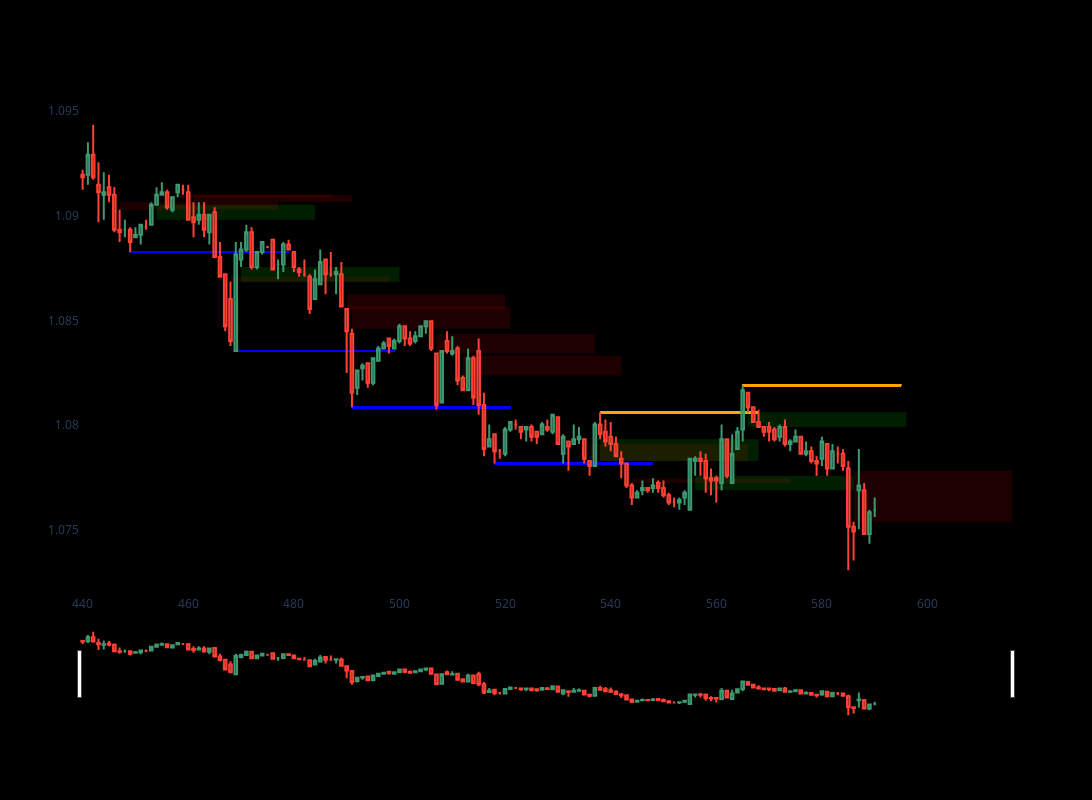

Notebook code cell kept with this figure:
### Code cell
import plotly.graph_objects as go
from plotly.subplots import make_subplots


def plot_fvg_and_key_levels(df, start_idx, end_idx, extension=30):
    """
    Plots candlesticks, FVG zones, and key levels (support/resistance) for a
    subset of a DataFrame from `start_idx` to `end_idx`.
    
    The FVG column is expected to have tuples of the form:
        (fvg_type, start_price, end_price, trigger_index)

    The key_levels column is expected to have dictionaries of the form:
        {
          "support": [(idx, price), (idx, price), ...],
          "resistance": [(idx, price), (idx, price), ...]
        }

    Parameters:
    -----------
    df : pd.DataFrame
        Must contain: "Open", "High", "Low", "Close", "FVG", "key_levels".
    start_idx : int
        Starting row index for plotting.
    end_idx : int
        Ending row index for plotting.
    extension : int
        How far (in x-axis units/index steps) to extend the FVG rectangles
        and key-level lines.
    
    Returns:
    --------
    fig : plotly.graph_objects.Figure
        A Plotly Figure with the candlesticks, FVG, and key-level lines.
    """

    # Slice the DataFrame to the desired plotting range
    dfpl = df.loc[start_idx:end_idx]

    # Create the figure
    fig = go.Figure()

    # -- 1) Add Candlestick Chart --
    fig.add_trace(go.Candlestick(
        x=dfpl.index,
        open=dfpl["Open"],
        high=dfpl["High"],
        low=dfpl["Low"],
        close=dfpl["Close"],
        name="Candles"
    ))

    # -- 2) Add FVG Zones --
    for i, row in dfpl.iterrows():
        # Check if "FVG" is a valid tuple: (fvg_type, start_price, end_price, trigger_index)
        if isinstance(row.get("FVG"), tuple):
            fvg_type, start_price, end_price, trigger_idx = row["FVG"]

            # Choose a fill color based on bullish vs. bearish
            if fvg_type == "bullish":
                color = "rgba(0, 255, 0, 0.3)"   # greenish
            else:
                color = "rgba(255, 0, 0, 0.3)"   # reddish

            fig.add_shape(
                type="rect",
                x0=trigger_idx,
                x1=trigger_idx + extension,
                y0=start_price,
                y1=end_price,
                fillcolor=color,
                opacity=0.4,
                layer="below",
                line=dict(width=0),
            )

    # -- 3) Add Key Levels as Horizontal Lines --
    for i, row in dfpl.iterrows():
        key_levels = row.get("key_levels", None)
        if key_levels:
            # key_levels is a dict: {"support": [(idx, val), ...], "resistance": [(idx, val), ...]}
            support_levels = key_levels.get("support", [])
            resistance_levels = key_levels.get("resistance", [])

            # Plot support levels
            for (gen_idx, s_price) in support_levels:
                # We only draw the line if gen_idx is in (start_idx, end_idx)
                # You can decide to relax/omit this check if you want lines from outside the window.
                if start_idx <= gen_idx <= end_idx:
                    fig.add_shape(
                        type="line",
                        x0=gen_idx,
                        x1=gen_idx + extension,
                        y0=s_price,
                        y1=s_price,
                        line=dict(color="blue", width=2),
                        layer="below"
                    )

            # Plot resistance levels
            for (gen_idx, r_price) in resistance_levels:
                if start_idx <= gen_idx <= end_idx:
                    fig.add_shape(
                        type="line",
                        x0=gen_idx,
                        x1=gen_idx + extension,
                        y0=r_price,
                        y1=r_price,
                        line=dict(color="orange", width=2),
                        layer="below"
                    )

    # -- 4) Figure Aesthetics --
    fig.update_layout(
        width=1200,
        height=800,
        xaxis=dict(showgrid=False),
        yaxis=dict(showgrid=False),
        plot_bgcolor='black',
        paper_bgcolor='black'
    )

    fig.show()
    return fig


fig = plot_fvg_and_key_levels(df, start_idx=440, end_idx=590, extension=30)

### Figure 1 — Plotly figure (JSON) as saved in the notebook; plotly's stock layout.template omitted (floating-point values rounded to 4 significant figures; data arrays with more than 128 entries replaced by an {"elided": "..."} marker saying what was removed)
{"data": [{"close": {"elided": "151 float values"}, "high": {"elided": "151 float values"}, "low": {"elided": "151 float values"}, "name": "Candles", "open": {"elided": "151 float values"}, "type": "candlestick", "x": {"elided": "151 int values"}}], "layout": {"height": 800, "paper_bgcolor": "black", "plot_bgcolor": "black", "shapes": [{"fillcolor": "rgba(255, 0, 0, 0.3)", "layer": "below", "line": {"width": 0}, "opacity": 0.4, "type": "rect", "x0": 447, "x1": 477, "y0": 1.091, "y1": 1.09}, {"fillcolor": "rgba(0, 255, 0, 0.3)", "layer": "below", "line": {"width": 0}, "opacity": 0.4, "type": "rect", "x0": 454, "x1": 484, "y0": 1.09, "y1": 1.091}, {"fillcolor": "rgba(255, 0, 0, 0.3)", "layer": "below", "line": {"width": 0}, "opacity": 0.4, "type": "rect", "x0": 457, "x1": 487, "y0": 1.091, "y1": 1.091}, {"fillcolor": "rgba(255, 0, 0, 0.3)", "layer": "below", "line": {"width": 0}, "opacity": 0.4, "type": "rect", "x0": 461, "x1": 491, "y0": 1.091, "y1": 1.091}, {"fillcolor": "rgba(255, 0, 0, 0.3)", "layer": "below", "line": {"width": 0}, "opacity": 0.4, "type": "rect", "x0": 468, "x1": 498, "y0": 1.087, "y1": 1.087}, {"fillcolor": "rgba(0, 255, 0, 0.3)", "layer": "below", "line": {"width": 0}, "opacity": 0.4, "type": "rect", "x0": 470, "x1": 500, "y0": 1.087, "y1": 1.088}, {"fillcolor": "rgba(255, 0, 0, 0.3)", "layer": "below", "line": {"width": 0}, "opacity": 0.4, "type": "rect", "x0": 490, "x1": 520, "y0": 1.086, "y1": 1.086}, {"fillcolor": "rgba(255, 0, 0, 0.3)", "layer": "below", "line": {"width": 0}, "opacity": 0.4, "type": "rect", "x0": 491, "x1": 521, "y0": 1.086, "y1": 1.085}, {"fillcolor": "rgba(255, 0, 0, 0.3)", "layer": "below", "line": {"width": 0}, "opacity": 0.4, "type": "rect", "x0": 507, "x1": 537, "y0": 1.084, "y1": 1.083}, {"fillcolor": "rgba(255, 0, 0, 0.3)", "layer": "below", "line": {"width": 0}, "opacity": 0.4, "type": "rect", "x0": 512, "x1": 542, "y0": 1.083, "y1": 1.082}, {"fillcolor": "rgba(255, 0, 0, 0.3)", "layer": "below", "line": {"width": 0}, "opacity": 0.4, "type": "rect", "x0": 536, "x1": 566, "y0": 1.079, "y1": 1.078}, {"fillcolor": "rgba(0, 255, 0, 0.3)", "layer": "below", "line": {"width": 0}, "opacity": 0.4, "type": "rect", "x0": 538, "x1": 568, "y0": 1.078, "y1": 1.079}, {"fillcolor": "rgba(255, 0, 0, 0.3)", "layer": "below", "line": {"width": 0}, "opacity": 0.4, "type": "rect", "x0": 544, "x1": 574, "y0": 1.077, "y1": 1.077}, {"fillcolor": "rgba(0, 255, 0, 0.3)", "layer": "below", "line": {"width": 0}, "opacity": 0.4, "type": "rect", "x0": 556, "x1": 586, "y0": 1.077, "y1": 1.078}, {"fillcolor": "rgba(0, 255, 0, 0.3)", "layer": "below", "line": {"width": 0}, "opacity": 0.4, "type": "rect", "x0": 566, "x1": 596, "y0": 1.08, "y1": 1.081}, {"fillcolor": "rgba(255, 0, 0, 0.3)", "layer": "below", "line": {"width": 0}, "opacity": 0.4, "type": "rect", "x0": 586, "x1": 616, "y0": 1.078, "y1": 1.075}, {"layer": "below", "line": {"color": "blue", "width": 2}, "type": "line", "x0": 449, "x1": 479, "y0": 1.088, "y1": 1.088}, {"layer": "below", "line": {"color": "blue", "width": 2}, "type": "line", "x0": 449, "x1": 479, "y0": 1.088, "y1": 1.088}, {"layer": "below", "line": {"color": "blue", "width": 2}, "type": "line", "x0": 449, "x1": 479, "y0": 1.088, "y1": 1.088}, {"layer": "below", "line": {"color": "blue", "width": 2}, "type": "line", "x0": 449, "x1": 479, "y0": 1.088, "y1": 1.088}, {"layer": "below", "line": {"color": "blue", "width": 2}, "type": "line", "x0": 449, "x1": 479, "y0": 1.088, "y1": 1.088}, {"layer": "below", "line": {"color": "blue", "width": 2}, "type": "line", "x0": 449, "x1": 479, "y0": 1.088, "y1": 1.088}, {"layer": "below", "line": {"color": "blue", "width": 2}, "type": "line", "x0": 449, "x1": 479, "y0": 1.088, "y1": 1.088}, {"layer": "below", "line": {"color": "blue", "width": 2}, "type": "line", "x0": 449, "x1": 479, "y0": 1.088, "y1": 1.088}, {"layer": "below", "line": {"color": "blue", "width": 2}, "type": "line", "x0": 449, "x1": 479, "y0": 1.088, "y1": 1.088}, {"layer": "below", "line": {"color": "blue", "width": 2}, "type": "line", "x0": 449, "x1": 479, "y0": 1.088, "y1": 1.088}, {"layer": "below", "line": {"color": "blue", "width": 2}, "type": "line", "x0": 449, "x1": 479, "y0": 1.088, "y1": 1.088}, {"layer": "below", "line": {"color": "blue", "width": 2}, "type": "line", "x0": 449, "x1": 479, "y0": 1.088, "y1": 1.088}, {"layer": "below", "line": {"color": "blue", "width": 2}, "type": "line", "x0": 449, "x1": 479, "y0": 1.088, "y1": 1.088}, {"layer": "below", "line": {"color": "blue", "width": 2}, "type": "line", "x0": 449, "x1": 479, "y0": 1.088, "y1": 1.088}, {"layer": "below", "line": {"color": "blue", "width": 2}, "type": "line", "x0": 449, "x1": 479, "y0": 1.088, "y1": 1.088}, {"layer": "below", "line": {"color": "blue", "width": 2}, "type": "line", "x0": 449, "x1": 479, "y0": 1.088, "y1": 1.088}, {"layer": "below", "line": {"color": "blue", "width": 2}, "type": "line", "x0": 449, "x1": 479, "y0": 1.088, "y1": 1.088}, {"layer": "below", "line": {"color": "blue", "width": 2}, "type": "line", "x0": 449, "x1": 479, "y0": 1.088, "y1": 1.088}, {"layer": "below", "line": {"color": "blue", "width": 2}, "type": "line", "x0": 449, "x1": 479, "y0": 1.088, "y1": 1.088}, {"layer": "below", "line": {"color": "blue", "width": 2}, "type": "line", "x0": 449, "x1": 479, "y0": 1.088, "y1": 1.088}, {"layer": "below", "line": {"color": "blue", "width": 2}, "type": "line", "x0": 449, "x1": 479, "y0": 1.088, "y1": 1.088}, {"layer": "below", "line": {"color": "blue", "width": 2}, "type": "line", "x0": 469, "x1": 499, "y0": 1.084, "y1": 1.084}, {"layer": "below", "line": {"color": "blue", "width": 2}, "type": "line", "x0": 449, "x1": 479, "y0": 1.088, "y1": 1.088}, {"layer": "below", "line": {"color": "blue", "width": 2}, "type": "line", "x0": 469, "x1": 499, "y0": 1.084, "y1": 1.084}, {"layer": "below", "line": {"color": "blue", "width": 2}, "type": "line", "x0": 449, "x1": 479, "y0": 1.088, "y1": 1.088}, {"layer": "below", "line": {"color": "blue", "width": 2}, "type": "line", "x0": 469, "x1": 499, "y0": 1.084, "y1": 1.084}, {"layer": "below", "line": {"color": "blue", "width": 2}, "type": "line", "x0": 449, "x1": 479, "y0": 1.088, "y1": 1.088}, {"layer": "below", "line": {"color": "blue", "width": 2}, "type": "line", "x0": 469, "x1": 499, "y0": 1.084, "y1": 1.084}, {"layer": "below", "line": {"color": "blue", "width": 2}, "type": "line", "x0": 449, "x1": 479, "y0": 1.088, "y1": 1.088}, {"layer": "below", "line": {"color": "blue", "width": 2}, "type": "line", "x0": 469, "x1": 499, "y0": 1.084, "y1": 1.084}, {"layer": "below", "line": {"color": "blue", "width": 2}, "type": "line", "x0": 449, "x1": 479, "y0": 1.088, "y1": 1.088}, {"layer": "below", "line": {"color": "blue", "width": 2}, "type": "line", "x0": 469, "x1": 499, "y0": 1.084, "y1": 1.084}, {"layer": "below", "line": {"color": "blue", "width": 2}, "type": "line", "x0": 449, "x1": 479, "y0": 1.088, "y1": 1.088}, {"layer": "below", "line": {"color": "blue", "width": 2}, "type": "line", "x0": 469, "x1": 499, "y0": 1.084, "y1": 1.084}, {"layer": "below", "line": {"color": "blue", "width": 2}, "type": "line", "x0": 449, "x1": 479, "y0": 1.088, "y1": 1.088}, {"layer": "below", "line": {"color": "blue", "width": 2}, "type": "line", "x0": 469, "x1": 499, "y0": 1.084, "y1": 1.084}, {"layer": "below", "line": {"color": "blue", "width": 2}, "type": "line", "x0": 449, "x1": 479, "y0": 1.088, "y1": 1.088}, {"layer": "below", "line": {"color": "blue", "width": 2}, "type": "line", "x0": 469, "x1": 499, "y0": 1.084, "y1": 1.084}, {"layer": "below", "line": {"color": "blue", "width": 2}, "type": "line", "x0": 449, "x1": 479, "y0": 1.088, "y1": 1.088}, {"layer": "below", "line": {"color": "blue", "width": 2}, "type": "line", "x0": 469, "x1": 499, "y0": 1.084, "y1": 1.084}, {"layer": "below", "line": {"color": "blue", "width": 2}, "type": "line", "x0": 449, "x1": 479, "y0": 1.088, "y1": 1.088}, {"layer": "below", "line": {"color": "blue", "width": 2}, "type": "line", "x0": 469, "x1": 499, "y0": 1.084, "y1": 1.084}, {"layer": "below", "line": {"color": "blue", "width": 2}, "type": "line", "x0": 449, "x1": 479, "y0": 1.088, "y1": 1.088}, {"layer": "below", "line": {"color": "blue", "width": 2}, "type": "line", "x0": 469, "x1": 499, "y0": 1.084, "y1": 1.084}, {"layer": "below", "line": {"color": "blue", "width": 2}, "type": "line", "x0": 449, "x1": 479, "y0": 1.088, "y1": 1.088}, {"layer": "below", "line": {"color": "blue", "width": 2}, "type": "line", "x0": 469, "x1": 499, "y0": 1.084, "y1": 1.084}, {"layer": "below", "line": {"color": "blue", "width": 2}, "type": "line", "x0": 449, "x1": 479, "y0": 1.088, "y1": 1.088}, {"layer": "below", "line": {"color": "blue", "width": 2}, "type": "line", "x0": 469, "x1": 499, "y0": 1.084, "y1": 1.084}, {"layer": "below", "line": {"color": "blue", "width": 2}, "type": "line", "x0": 449, "x1": 479, "y0": 1.088, "y1": 1.088}, {"layer": "below", "line": {"color": "blue", "width": 2}, "type": "line", "x0": 469, "x1": 499, "y0": 1.084, "y1": 1.084}, {"layer": "below", "line": {"color": "blue", "width": 2}, "type": "line", "x0": 449, "x1": 479, "y0": 1.088, "y1": 1.088}, {"layer": "below", "line": {"color": "blue", "width": 2}, "type": "line", "x0": 469, "x1": 499, "y0": 1.084, "y1": 1.084}, {"layer": "below", "line": {"color": "blue", "width": 2}, "type": "line", "x0": 449, "x1": 479, "y0": 1.088, "y1": 1.088}, {"layer": "below", "line": {"color": "blue", "width": 2}, "type": "line", "x0": 469, "x1": 499, "y0": 1.084, "y1": 1.084}, {"layer": "below", "line": {"color": "blue", "width": 2}, "type": "line", "x0": 449, "x1": 479, "y0": 1.088, "y1": 1.088}, {"layer": "below", "line": {"color": "blue", "width": 2}, "type": "line", "x0": 469, "x1": 499, "y0": 1.084, "y1": 1.084}, {"layer": "below", "line": {"color": "blue", "width": 2}, "type": "line", "x0": 449, "x1": 479, "y0": 1.088, "y1": 1.088}, {"layer": "below", "line": {"color": "blue", "width": 2}, "type": "line", "x0": 469, "x1": 499, "y0": 1.084, "y1": 1.084}, {"layer": "below", "line": {"color": "blue", "width": 2}, "type": "line", "x0": 449, "x1": 479, "y0": 1.088, "y1": 1.088}, {"layer": "below", "line": {"color": "blue", "width": 2}, "type": "line", "x0": 469, "x1": 499, "y0": 1.084, "y1": 1.084}, {"layer": "below", "line": {"color": "blue", "width": 2}, "type": "line", "x0": 469, "x1": 499, "y0": 1.084, "y1": 1.084}, {"layer": "below", "line": {"color": "blue", "width": 2}, "type": "line", "x0": 469, "x1": 499, "y0": 1.084, "y1": 1.084}, {"layer": "below", "line": {"color": "blue", "width": 2}, "type": "line", "x0": 469, "x1": 499, "y0": 1.084, "y1": 1.084}, {"layer": "below", "line": {"color": "blue", "width": 2}, "type": "line", "x0": 491, "x1": 521, "y0": 1.081, "y1": 1.081}, {"layer": "below", "line": {"color": "blue", "width": 2}, "type": "line", "x0": 469, "x1": 499, "y0": 1.084, "y1": 1.084}, {"layer": "below", "line": {"color": "blue", "width": 2}, "type": "line", "x0": 491, "x1": 521, "y0": 1.081, "y1": 1.081}, {"layer": "below", "line": {"color": "blue", "width": 2}, "type": "line", "x0": 469, "x1": 499, "y0": 1.084, "y1": 1.084}, {"layer": "below", "line": {"color": "blue", "width": 2}, "type": "line", "x0": 491, "x1": 521, "y0": 1.081, "y1": 1.081}, {"layer": "below", "line": {"color": "blue", "width": 2}, "type": "line", "x0": 469, "x1": 499, "y0": 1.084, "y1": 1.084}, {"layer": "below", "line": {"color": "blue", "width": 2}, "type": "line", "x0": 491, "x1": 521, "y0": 1.081, "y1": 1.081}, {"layer": "below", "line": {"color": "blue", "width": 2}, "type": "line", "x0": 469, "x1": 499, "y0": 1.084, "y1": 1.084}, {"layer": "below", "line": {"color": "blue", "width": 2}, "type": "line", "x0": 491, "x1": 521, "y0": 1.081, "y1": 1.081}, {"layer": "below", "line": {"color": "blue", "width": 2}, "type": "line", "x0": 469, "x1": 499, "y0": 1.084, "y1": 1.084}, {"layer": "below", "line": {"color": "blue", "width": 2}, "type": "line", "x0": 491, "x1": 521, "y0": 1.081, "y1": 1.081}, {"layer": "below", "line": {"color": "blue", "width": 2}, "type": "line", "x0": 469, "x1": 499, "y0": 1.084, "y1": 1.084}, {"layer": "below", "line": {"color": "blue", "width": 2}, "type": "line", "x0": 491, "x1": 521, "y0": 1.081, "y1": 1.081}, {"layer": "below", "line": {"color": "blue", "width": 2}, "type": "line", "x0": 469, "x1": 499, "y0": 1.084, "y1": 1.084}, {"layer": "below", "line": {"color": "blue", "width": 2}, "type": "line", "x0": 491, "x1": 521, "y0": 1.081, "y1": 1.081}, {"layer": "below", "line": {"color": "blue", "width": 2}, "type": "line", "x0": 469, "x1": 499, "y0": 1.084, "y1": 1.084}, {"layer": "below", "line": {"color": "blue", "width": 2}, "type": "line", "x0": 491, "x1": 521, "y0": 1.081, "y1": 1.081}, {"layer": "below", "line": {"color": "blue", "width": 2}, "type": "line", "x0": 469, "x1": 499, "y0": 1.084, "y1": 1.084}, {"layer": "below", "line": {"color": "blue", "width": 2}, "type": "line", "x0": 491, "x1": 521, "y0": 1.081, "y1": 1.081}, {"layer": "below", "line": {"color": "blue", "width": 2}, "type": "line", "x0": 469, "x1": 499, "y0": 1.084, "y1": 1.084}, {"layer": "below", "line": {"color": "blue", "width": 2}, "type": "line", "x0": 491, "x1": 521, "y0": 1.081, "y1": 1.081}, {"layer": "below", "line": {"color": "blue", "width": 2}, "type": "line", "x0": 469, "x1": 499, "y0": 1.084, "y1": 1.084}, {"layer": "below", "line": {"color": "blue", "width": 2}, "type": "line", "x0": 491, "x1": 521, "y0": 1.081, "y1": 1.081}, {"layer": "below", "line": {"color": "blue", "width": 2}, "type": "line", "x0": 469, "x1": 499, "y0": 1.084, "y1": 1.084}, {"layer": "below", "line": {"color": "blue", "width": 2}, "type": "line", "x0": 491, "x1": 521, "y0": 1.081, "y1": 1.081}, {"layer": "below", "line": {"color": "blue", "width": 2}, "type": "line", "x0": 469, "x1": 499, "y0": 1.084, "y1": 1.084}, {"layer": "below", "line": {"color": "blue", "width": 2}, "type": "line", "x0": 491, "x1": 521, "y0": 1.081, "y1": 1.081}, {"layer": "below", "line": {"color": "blue", "width": 2}, "type": "line", "x0": 469, "x1": 499, "y0": 1.084, "y1": 1.084}, {"layer": "below", "line": {"color": "blue", "width": 2}, "type": "line", "x0": 491, "x1": 521, "y0": 1.081, "y1": 1.081}, {"layer": "below", "line": {"color": "blue", "width": 2}, "type": "line", "x0": 469, "x1": 499, "y0": 1.084, "y1": 1.084}, {"layer": "below", "line": {"color": "blue", "width": 2}, "type": "line", "x0": 491, "x1": 521, "y0": 1.081, "y1": 1.081}, {"layer": "below", "line": {"color": "blue", "width": 2}, "type": "line", "x0": 469, "x1": 499, "y0": 1.084, "y1": 1.084}, {"layer": "below", "line": {"color": "blue", "width": 2}, "type": "line", "x0": 491, "x1": 521, "y0": 1.081, "y1": 1.081}, {"layer": "below", "line": {"color": "blue", "width": 2}, "type": "line", "x0": 469, "x1": 499, "y0": 1.084, "y1": 1.084}, {"layer": "below", "line": {"color": "blue", "width": 2}, "type": "line", "x0": 491, "x1": 521, "y0": 1.081, "y1": 1.081}, {"layer": "below", "line": {"color": "blue", "width": 2}, "type": "line", "x0": 491, "x1": 521, "y0": 1.081, "y1": 1.081}, {"layer": "below", "line": {"color": "blue", "width": 2}, "type": "line", "x0": 491, "x1": 521, "y0": 1.081, "y1": 1.081}, {"layer": "below", "line": {"color": "blue", "width": 2}, "type": "line", "x0": 491, "x1": 521, "y0": 1.081, "y1": 1.081}, {"layer": "below", "line": {"color": "blue", "width": 2}, "type": "line", "x0": 491, "x1": 521, "y0": 1.081, "y1": 1.081}, {"layer": "below", "line": {"color": "blue", "width": 2}, "type": "line", "x0": 491, "x1": 521, "y0": 1.081, "y1": 1.081}, {"layer": "below", "line": {"color": "blue", "width": 2}, "type": "line", "x0": 491, "x1": 521, "y0": 1.081, "y1": 1.081}, {"layer": "below", "line": {"color": "blue", "width": 2}, "type": "line", "x0": 491, "x1": 521, "y0": 1.081, "y1": 1.081}, {"layer": "below", "line": {"color": "blue", "width": 2}, "type": "line", "x0": 491, "x1": 521, "y0": 1.081, "y1": 1.081}, {"layer": "below", "line": {"color": "blue", "width": 2}, "type": "line", "x0": 491, "x1": 521, "y0": 1.081, "y1": 1.081}, {"layer": "below", "line": {"color": "blue", "width": 2}, "type": "line", "x0": 491, "x1": 521, "y0": 1.081, "y1": 1.081}, {"layer": "below", "line": {"color": "blue", "width": 2}, "type": "line", "x0": 518, "x1": 548, "y0": 1.078, "y1": 1.078}, {"layer": "below", "line": {"color": "blue", "width": 2}, "type": "line", "x0": 491, "x1": 521, "y0": 1.081, "y1": 1.081}, {"layer": "below", "line": {"color": "blue", "width": 2}, "type": "line", "x0": 518, "x1": 548, "y0": 1.078, "y1": 1.078}, {"layer": "below", "line": {"color": "blue", "width": 2}, "type": "line", "x0": 491, "x1": 521, "y0": 1.081, "y1": 1.081}, {"layer": "below", "line": {"color": "blue", "width": 2}, "type": "line", "x0": 518, "x1": 548, "y0": 1.078, "y1": 1.078}, {"layer": "below", "line": {"color": "blue", "width": 2}, "type": "line", "x0": 491, "x1": 521, "y0": 1.081, "y1": 1.081}, {"layer": "below", "line": {"color": "blue", "width": 2}, "type": "line", "x0": 518, "x1": 548, "y0": 1.078, "y1": 1.078}, {"layer": "below", "line": {"color": "blue", "width": 2}, "type": "line", "x0": 491, "x1": 521, "y0": 1.081, "y1": 1.081}, {"layer": "below", "line": {"color": "blue", "width": 2}, "type": "line", "x0": 518, "x1": 548, "y0": 1.078, "y1": 1.078}, {"layer": "below", "line": {"color": "blue", "width": 2}, "type": "line", "x0": 491, "x1": 521, "y0": 1.081, "y1": 1.081}, {"layer": "below", "line": {"color": "blue", "width": 2}, "type": "line", "x0": 518, "x1": 548, "y0": 1.078, "y1": 1.078}, {"layer": "below", "line": {"color": "blue", "width": 2}, "type": "line", "x0": 491, "x1": 521, "y0": 1.081, "y1": 1.081}, {"layer": "below", "line": {"color": "blue", "width": 2}, "type": "line", "x0": 518, "x1": 548, "y0": 1.078, "y1": 1.078}, {"layer": "below", "line": {"color": "blue", "width": 2}, "type": "line", "x0": 491, "x1": 521, "y0": 1.081, "y1": 1.081}, {"layer": "below", "line": {"color": "blue", "width": 2}, "type": "line", "x0": 518, "x1": 548, "y0": 1.078, "y1": 1.078}, {"layer": "below", "line": {"color": "blue", "width": 2}, "type": "line", "x0": 491, "x1": 521, "y0": 1.081, "y1": 1.081}, {"layer": "below", "line": {"color": "blue", "width": 2}, "type": "line", "x0": 518, "x1": 548, "y0": 1.078, "y1": 1.078}, {"layer": "below", "line": {"color": "blue", "width": 2}, "type": "line", "x0": 491, "x1": 521, "y0": 1.081, "y1": 1.081}, {"layer": "below", "line": {"color": "blue", "width": 2}, "type": "line", "x0": 518, "x1": 548, "y0": 1.078, "y1": 1.078}, {"layer": "below", "line": {"color": "blue", "width": 2}, "type": "line", "x0": 491, "x1": 521, "y0": 1.081, "y1": 1.081}, {"layer": "below", "line": {"color": "blue", "width": 2}, "type": "line", "x0": 518, "x1": 548, "y0": 1.078, "y1": 1.078}, {"layer": "below", "line": {"color": "blue", "width": 2}, "type": "line", "x0": 491, "x1": 521, "y0": 1.081, "y1": 1.081}, {"layer": "below", "line": {"color": "blue", "width": 2}, "type": "line", "x0": 518, "x1": 548, "y0": 1.078, "y1": 1.078}, {"layer": "below", "line": {"color": "blue", "width": 2}, "type": "line", "x0": 491, "x1": 521, "y0": 1.081, "y1": 1.081}, {"layer": "below", "line": {"color": "blue", "width": 2}, "type": "line", "x0": 518, "x1": 548, "y0": 1.078, "y1": 1.078}, {"layer": "below", "line": {"color": "blue", "width": 2}, "type": "line", "x0": 518, "x1": 548, "y0": 1.078, "y1": 1.078}, {"layer": "below", "line": {"color": "blue", "width": 2}, "type": "line", "x0": 518, "x1": 548, "y0": 1.078, "y1": 1.078}, {"layer": "below", "line": {"color": "blue", "width": 2}, "type": "line", "x0": 518, "x1": 548, "y0": 1.078, "y1": 1.078}, {"layer": "below", "line": {"color": "blue", "width": 2}, "type": "line", "x0": 518, "x1": 548, "y0": 1.078, "y1": 1.078}, {"layer": "below", "line": {"color": "blue", "width": 2}, "type": "line", "x0": 518, "x1": 548, "y0": 1.078, "y1": 1.078}, {"layer": "below", "line": {"color": "blue", "width": 2}, "type": "line", "x0": 518, "x1": 548, "y0": 1.078, "y1": 1.078}, {"layer": "below", "line": {"color": "blue", "width": 2}, "type": "line", "x0": 518, "x1": 548, "y0": 1.078, "y1": 1.078}, {"layer": "below", "line": {"color": "blue", "width": 2}, "type": "line", "x0": 518, "x1": 548, "y0": 1.078, "y1": 1.078}, {"layer": "below", "line": {"color": "orange", "width": 2}, "type": "line", "x0": 538, "x1": 568, "y0": 1.081, "y1": 1.081}, {"layer": "below", "line": {"color": "blue", "width": 2}, "type": "line", "x0": 518, "x1": 548, "y0": 1.078, "y1": 1.078}, {"layer": "below", "line": {"color": "orange", "width": 2}, "type": "line", "x0": 538, "x1": 568, "y0": 1.081, "y1": 1.081}, {"layer": "below", "line": {"color": "blue", "width": 2}, "type": "line", "x0": 518, "x1": 548, "y0": 1.078, "y1": 1.078}, {"layer": "below", "line": {"color": "orange", "width": 2}, "type": "line", "x0": 538, "x1": 568, "y0": 1.081, "y1": 1.081}, {"layer": "below", "line": {"color": "blue", "width": 2}, "type": "line", "x0": 518, "x1": 548, "y0": 1.078, "y1": 1.078}, {"layer": "below", "line": {"color": "orange", "width": 2}, "type": "line", "x0": 538, "x1": 568, "y0": 1.081, "y1": 1.081}, {"layer": "below", "line": {"color": "blue", "width": 2}, "type": "line", "x0": 518, "x1": 548, "y0": 1.078, "y1": 1.078}, {"layer": "below", "line": {"color": "orange", "width": 2}, "type": "line", "x0": 538, "x1": 568, "y0": 1.081, "y1": 1.081}, {"layer": "below", "line": {"color": "blue", "width": 2}, "type": "line", "x0": 518, "x1": 548, "y0": 1.078, "y1": 1.078}, {"layer": "below", "line": {"color": "orange", "width": 2}, "type": "line", "x0": 538, "x1": 568, "y0": 1.081, "y1": 1.081}, {"layer": "below", "line": {"color": "blue", "width": 2}, "type": "line", "x0": 518, "x1": 548, "y0": 1.078, "y1": 1.078}, {"layer": "below", "line": {"color": "orange", "width": 2}, "type": "line", "x0": 538, "x1": 568, "y0": 1.081, "y1": 1.081}, {"layer": "below", "line": {"color": "blue", "width": 2}, "type": "line", "x0": 518, "x1": 548, "y0": 1.078, "y1": 1.078}, {"layer": "below", "line": {"color": "orange", "width": 2}, "type": "line", "x0": 538, "x1": 568, "y0": 1.081, "y1": 1.081}, {"layer": "below", "line": {"color": "blue", "width": 2}, "type": "line", "x0": 518, "x1": 548, "y0": 1.078, "y1": 1.078}, {"layer": "below", "line": {"color": "orange", "width": 2}, "type": "line", "x0": 538, "x1": 568, "y0": 1.081, "y1": 1.081}, {"layer": "below", "line": {"color": "blue", "width": 2}, "type": "line", "x0": 518, "x1": 548, "y0": 1.078, "y1": 1.078}, {"layer": "below", "line": {"color": "orange", "width": 2}, "type": "line", "x0": 538, "x1": 568, "y0": 1.081, "y1": 1.081}, {"layer": "below", "line": {"color": "blue", "width": 2}, "type": "line", "x0": 518, "x1": 548, "y0": 1.078, "y1": 1.078}, {"layer": "below", "line": {"color": "orange", "width": 2}, "type": "line", "x0": 538, "x1": 568, "y0": 1.081, "y1": 1.081}, {"layer": "below", "line": {"color": "blue", "width": 2}, "type": "line", "x0": 518, "x1": 548, "y0": 1.078, "y1": 1.078}, {"layer": "below", "line": {"color": "orange", "width": 2}, "type": "line", "x0": 538, "x1": 568, "y0": 1.081, "y1": 1.081}, {"layer": "below", "line": {"color": "blue", "width": 2}, "type": "line", "x0": 518, "x1": 548, "y0": 1.078, "y1": 1.078}, {"layer": "below", "line": {"color": "orange", "width": 2}, "type": "line", "x0": 538, "x1": 568, "y0": 1.081, "y1": 1.081}, {"layer": "below", "line": {"color": "blue", "width": 2}, "type": "line", "x0": 518, "x1": 548, "y0": 1.078, "y1": 1.078}, {"layer": "below", "line": {"color": "orange", "width": 2}, "type": "line", "x0": 538, "x1": 568, "y0": 1.081, "y1": 1.081}, {"layer": "below", "line": {"color": "blue", "width": 2}, "type": "line", "x0": 518, "x1": 548, "y0": 1.078, "y1": 1.078}, {"layer": "below", "line": {"color": "orange", "width": 2}, "type": "line", "x0": 538, "x1": 568, "y0": 1.081, "y1": 1.081}, {"layer": "below", "line": {"color": "blue", "width": 2}, "type": "line", "x0": 518, "x1": 548, "y0": 1.078, "y1": 1.078}, {"layer": "below", "line": {"color": "orange", "width": 2}, "type": "line", "x0": 538, "x1": 568, "y0": 1.081, "y1": 1.081}, {"layer": "below", "line": {"color": "blue", "width": 2}, "type": "line", "x0": 518, "x1": 548, "y0": 1.078, "y1": 1.078}, {"layer": "below", "line": {"color": "orange", "width": 2}, "type": "line", "x0": 538, "x1": 568, "y0": 1.081, "y1": 1.081}, {"layer": "below", "line": {"color": "blue", "width": 2}, "type": "line", "x0": 518, "x1": 548, "y0": 1.078, "y1": 1.078}, {"layer": "below", "line": {"color": "orange", "width": 2}, "type": "line", "x0": 538, "x1": 568, "y0": 1.081, "y1": 1.081}, {"layer": "below", "line": {"color": "blue", "width": 2}, "type": "line", "x0": 518, "x1": 548, "y0": 1.078, "y1": 1.078}, {"layer": "below", "line": {"color": "orange", "width": 2}, "type": "line", "x0": 538, "x1": 568, "y0": 1.081, "y1": 1.081}, {"layer": "below", "line": {"color": "blue", "width": 2}, "type": "line", "x0": 518, "x1": 548, "y0": 1.078, "y1": 1.078}, {"layer": "below", "line": {"color": "orange", "width": 2}, "type": "line", "x0": 538, "x1": 568, "y0": 1.081, "y1": 1.081}, {"layer": "below", "line": {"color": "orange", "width": 2}, "type": "line", "x0": 538, "x1": 568, "y0": 1.081, "y1": 1.081}, {"layer": "below", "line": {"color": "orange", "width": 2}, "type": "line", "x0": 538, "x1": 568, "y0": 1.081, "y1": 1.081}, {"layer": "below", "line": {"color": "orange", "width": 2}, "type": "line", "x0": 538, "x1": 568, "y0": 1.081, "y1": 1.081}, {"layer": "below", "line": {"color": "orange", "width": 2}, "type": "line", "x0": 538, "x1": 568, "y0": 1.081, "y1": 1.081}, {"layer": "below", "line": {"color": "orange", "width": 2}, "type": "line", "x0": 538, "x1": 568, "y0": 1.081, "y1": 1.081}, {"layer": "below", "line": {"color": "orange", "width": 2}, "type": "line", "x0": 538, "x1": 568, "y0": 1.081, "y1": 1.081}, {"layer": "below", "line": {"color": "orange", "width": 2}, "type": "line", "x0": 538, "x1": 568, "y0": 1.081, "y1": 1.081}, {"layer": "below", "line": {"color": "orange", "width": 2}, "type": "line", "x0": 538, "x1": 568, "y0": 1.081, "y1": 1.081}, {"layer": "below", "line": {"color": "orange", "width": 2}, "type": "line", "x0": 565, "x1": 595, "y0": 1.082, "y1": 1.082}, {"layer": "below", "line": {"color": "orange", "width": 2}, "type": "line", "x0": 538, "x1": 568, "y0": 1.081, "y1": 1.081}, {"layer": "below", "line": {"color": "orange", "width": 2}, "type": "line", "x0": 565, "x1": 595, "y0": 1.082, "y1": 1.082}, {"layer": "below", "line": {"color": "orange", "width": 2}, "type": "line", "x0": 538, "x1": 568, "y0": 1.081, "y1": 1.081}, {"layer": "below", "line": {"color": "orange", "width": 2}, "type": "line", "x0": 565, "x1": 595, "y0": 1.082, "y1": 1.082}, {"layer": "below", "line": {"color": "orange", "width": 2}, "type": "line", "x0": 538, "x1": 568, "y0": 1.081, "y1": 1.081}, {"layer": "below", "line": {"color": "orange", "width": 2}, "type": "line", "x0": 565, "x1": 595, "y0": 1.082, "y1": 1.082}, {"layer": "below", "line": {"color": "orange", "width": 2}, "type": "line", "x0": 538, "x1": 568, "y0": 1.081, "y1": 1.081}, {"layer": "below", "line": {"color": "orange", "width": 2}, "type": "line", "x0": 565, "x1": 595, "y0": 1.082, "y1": 1.082}, {"layer": "below", "line": {"color": "orange", "width": 2}, "type": "line", "x0": 538, "x1": 568, "y0": 1.081, "y1": 1.081}, {"layer": "below", "line": {"color": "orange", "width": 2}, "type": "line", "x0": 565, "x1": 595, "y0": 1.082, "y1": 1.082}, {"layer": "below", "line": {"color": "orange", "width": 2}, "type": "line", "x0": 538, "x1": 568, "y0": 1.081, "y1": 1.081}, {"layer": "below", "line": {"color": "orange", "width": 2}, "type": "line", "x0": 565, "x1": 595, "y0": 1.082, "y1": 1.082}, {"layer": "below", "line": {"color": "orange", "width": 2}, "type": "line", "x0": 538, "x1": 568, "y0": 1.081, "y1": 1.081}, {"layer": "below", "line": {"color": "orange", "width": 2}, "type": "line", "x0": 565, "x1": 595, "y0": 1.082, "y1": 1.082}, {"layer": "below", "line": {"color": "orange", "width": 2}, "type": "line", "x0": 538, "x1": 568, "y0": 1.081, "y1": 1.081}, {"layer": "below", "line": {"color": "orange", "width": 2}, "type": "line", "x0": 565, "x1": 595, "y0": 1.082, "y1": 1.082}, {"layer": "below", "line": {"color": "orange", "width": 2}, "type": "line", "x0": 538, "x1": 568, "y0": 1.081, "y1": 1.081}, {"layer": "below", "line": {"color": "orange", "width": 2}, "type": "line", "x0": 565, "x1": 595, "y0": 1.082, "y1": 1.082}, {"layer": "below", "line": {"color": "orange", "width": 2}, "type": "line", "x0": 538, "x1": 568, "y0": 1.081, "y1": 1.081}, {"layer": "below", "line": {"color": "orange", "width": 2}, "type": "line", "x0": 565, "x1": 595, "y0": 1.082, "y1": 1.082}, {"layer": "below", "line": {"color": "orange", "width": 2}, "type": "line", "x0": 538, "x1": 568, "y0": 1.081, "y1": 1.081}, {"layer": "below", "line": {"color": "orange", "width": 2}, "type": "line", "x0": 565, "x1": 595, "y0": 1.082, "y1": 1.082}, {"layer": "below", "line": {"color": "orange", "width": 2}, "type": "line", "x0": 538, "x1": 568, "y0": 1.081, "y1": 1.081}, {"layer": "below", "line": {"color": "orange", "width": 2}, "type": "line", "x0": 565, "x1": 595, "y0": 1.082, "y1": 1.082}, {"layer": "below", "line": {"color": "orange", "width": 2}, "type": "line", "x0": 565, "x1": 595, "y0": 1.082, "y1": 1.082}, {"layer": "below", "line": {"color": "orange", "width": 2}, "type": "line", "x0": 565, "x1": 595, "y0": 1.082, "y1": 1.082}], "width": 1200, "xaxis": {"showgrid": false}, "yaxis": {"showgrid": false}}}
